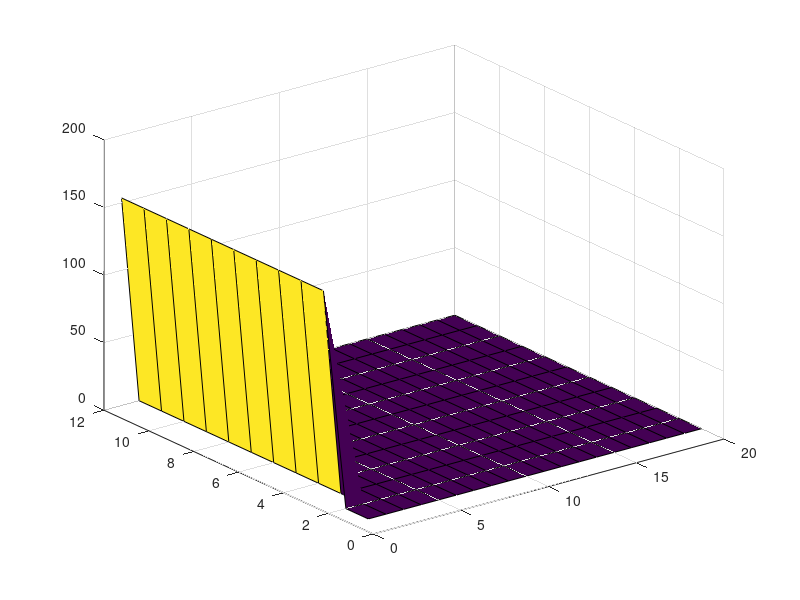
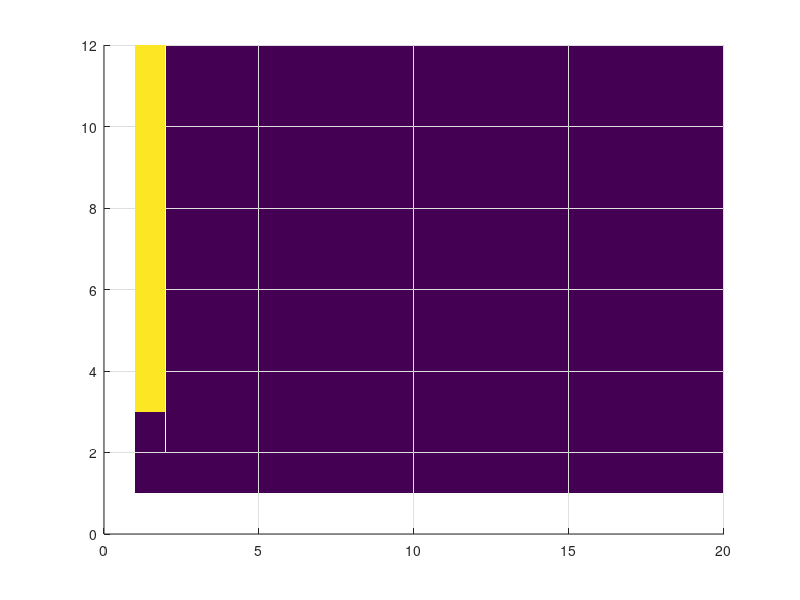

These figures' MATLAB source, in order:
close all
clear all

% Initial Condition
% TLeft = 160.0; 
% TRight = 350.0;
TStart = 0.0;
TFinish = 160.0;
tau_1 = 50;
tau_2 = 50;
WIDTH = 20; 
HEIGHT = 12; 
HeightLeftZone = 10; 
HeightRightZone = 7;

% Stop Parametres
MAX_ITER = 10000;
eps = 0.001;
Lambda = 1.7;

% Sharing to zones
h = 1;
i_max = floor(WIDTH / h);
j_max = floor(HEIGHT / h);
j_max_left = floor(HeightLeftZone / h) ;
j_min_right = j_max - ceil(HeightRightZone / h);

% Matrix of temperaturies
Temperatures = repmat(TStart, j_max, i_max);

% T=a*tau
a1 = TFinish / tau_1;
a2 = - TFinish / (2 * tau_2);

%  Time step
num_tau_step = 25;
tau_step = (tau_1 + tau_2) / num_tau_step;
tau_STOP1 = floor(tau_1 / tau_step);

% Creating matrixes for SLAE
num_var = i_max * j_max;
system_dimension = num_var - j_max_left - j_min_right;
SystemMatrix = zeros(system_dimension,system_dimension);
RightPartColumn = zeros(system_dimension);
X = zeros(system_dimension);
INDEX = 0;


for cur_k = 1:tau_STOP1

    for i = 1:i_max 
        for j = 1:j_max
            % Choosing the template
            if i == 1
                if j == 1
                    Temp_help =  0.5 * (Temperatures(1, 2) + Temperatures(2, 1));
                end
                
                if j > 1 && j < j_max
                    Temp_help = 0.5 * (0.5 * (Temperatures(j - 1, 1) + Temperatures(j + 1, 1)) + Temperatures(j, 2));     
                end      
                
                if j == j_max
                    Temp_help =  0.5 * (Temperatures(j_max, 2) + Temperatures(j_max - 1, 1));
                end
            end
            
            if i > 1 && i < i_max
                if j>1 && j < j_max
                    Temp_help = 0.25 * (Temperatures(j - 1, i) + Temperatures(j + 1, i) + Temperatures(j, i - 1) + Temperatures(j, i + 1));        
                end
                
                if j == 1
                     Temp_help = 0.5 * (0.5 * (Temperatures(1, i - 1) + Temperatures(1, i + 1)) + Temperatures(2, i));
                end

                if j == j_max
                     Temp_help = 0.5 * (0.5 * (Temperatures(j_max, i - 1) + Temperatures(j_max, i + 1)) + Temperatures(j_max - 1, i));  
                end
            end           
         
            if i == i_max
                if j == j_max
                    Temp_help =  0.5 * (Temperatures(j_max - 1, i_max) + Temperatures(j_max, i_max - 1));
                end
                
                if j < j_max && j > 1
                    Temp_help = 0.5 * (0.5 * (Temperatures(j - 1, i_max) + Temperatures(j + 1, i_max)) + Temperatures(j, i_max - 1));     
                end
                
                if j == 1
                    Temp_help =  0.5 * (Temperatures(2, i_max) + Temperatures(1, i_max - 1));
                end
            end
        end
    end
    
    X = linsolve(SystemMatrix, RightPartColumn);
    % Relaxation if it's necessary
    for INDEX = 1:system_dimension
        j = floor((INDEX + j_max_left) / i_max);
        i = INDEX + j_max_left - j_max * j;
%         Temperatures(i,j) = X(INDEX);
    end
    for k = j_max - j_max_left + 1:j_max
       Temperatures(k, 1) = Temperatures(k, 1) + a1 * tau_step; 
    end
end

disp(Temperatures);

figure;
surf(Temperatures);

figure;
surf(Temperatures,'EdgeColor', 'None');
view(2);


% close all

